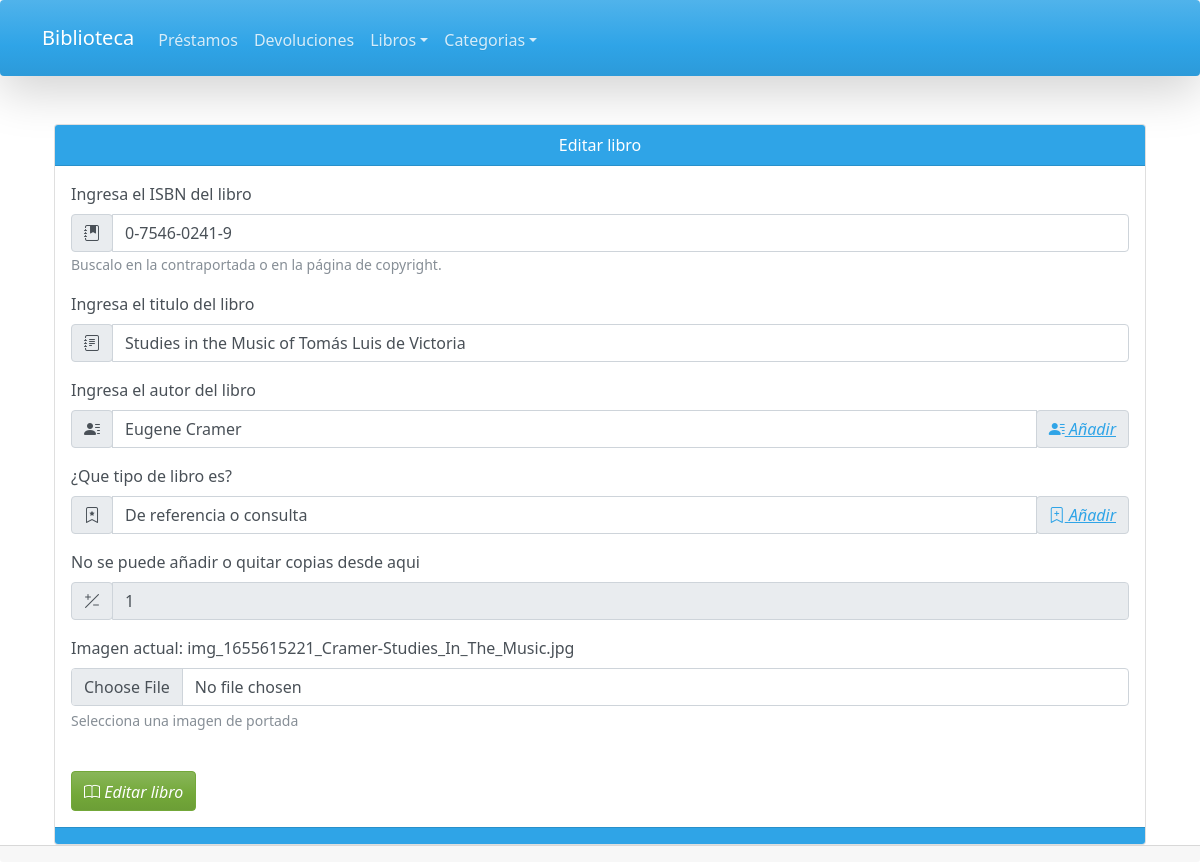
The page /resources/sections/AgregarLibros.php?id=4 on the database its author committed.
### tables this page shows
CREATE TABLE `libro` (
  `id` int(11) NOT NULL AUTO_INCREMENT,
  `isbn` varchar(18) NOT NULL,
  `titulo` varchar(50) NOT NULL,
  `idAutor` int(11) NOT NULL,
  `tipoLibro` tinyint(3) NOT NULL,
  `codigoBbliotecario` int(11) NOT NULL,
  `image` varchar(100) DEFAULT NULL,
  `estado` tinyint(1) NOT NULL DEFAULT 1,
  `fechaRegistro` datetime NOT NULL DEFAULT current_timestamp(),
  PRIMARY KEY (`id`),
  UNIQUE KEY `isbn` (`isbn`),
  KEY `codigoBbliotecario` (`codigoBbliotecario`),
  KEY `idAutor` (`idAutor`),
  KEY `tipoLibro` (`tipoLibro`),
  CONSTRAINT `libro_ibfk_1` FOREIGN KEY (`idAutor`) REFERENCES `autor` (`idAutor`),
  CONSTRAINT `libro_ibfk_2` FOREIGN KEY (`codigoBbliotecario`) REFERENCES `bibliotecario` (`codigoBbliotecario`),
  CONSTRAINT `libro_ibfk_3` FOREIGN KEY (`tipoLibro`) REFERENCES `tipos-de-libros` (`idtipoLibro`)
);

CREATE TABLE `autor` (
  `idAutor` int(11) NOT NULL AUTO_INCREMENT,
  `nombre` varchar(50) NOT NULL,
  `fechaNacimiento` date DEFAULT NULL,
  `image` varchar(100) DEFAULT NULL,
  PRIMARY KEY (`idAutor`)
);

### resources/classes/connections/ConexionBD.php (called while the page is built, shortened)
<?php
include_once $_SERVER['DOCUMENT_ROOT'] . "/Gestion Biblioteca/config.php";
class ConexionBD implements IEjecutarSQL
{
    private $pdo;
    public function __construct($host, $bd_name, $username, $password)
    {
        try {
            $this->pdo = new PDO("mysql:host=$host;dbname=$bd_name", $username, $password, [PDO::ATTR_ERRMODE => PDO::ERRMODE_WARNING]);
            if ($this->pdo instanceof PDO) {
                return $this->pdo;
            } else {
                throw new Exception(message: "Database not found");
            }
        } catch (PDOException $e) {
            die($e->getMessage());
        }
    }
    function ejecutaSQL($sql)
    {
        $query = $this->pdo->prepare($sql);
        $query->execute();
        return $query->fetchAll(PDO::FETCH_ASSOC);
    }
}

### resources/classes/controllers/Intermediario.php (called while the page is built, shortened)
<?php
include_once $_SERVER['DOCUMENT_ROOT'] . "/Gestion Biblioteca/config.php";
require_once CONNECTIONS . "/ConexionBD.php";
class Intermediario
{
    private $conexion;
    function __construct(ConexionBD $conexion = null)
    {
        $this->conexion = $conexion == null ? new ConexionBD("localhost", "bd_biblioteca", "root", "") : $conexion;
    }
    public function obtenerDeBD($valor)
    {
        $sql = "SELECT * FROM `$valor`";
        switch ($valor) {
            case 'autor':
                $listaAutores = $this->conexion->ejecutaSQL($sql);
                return $listaAutores;
                break;
            case 'tipos-de-libros':
                $listaTiposDeLibros = $this->conexion->ejecutaSQL($sql);
                return $listaTiposDeLibros;
                break;
        }
    }
    public function ejecutarSQL($sql)
    {
        return $this->conexion->ejecutaSQL($sql);
    }
}

### config.php (called while the page is built, shortened)
<?php
$config = array(
    "urls" => array(
        "baseUrl" => "http://" . $_SERVER["HTTP_HOST"] . "/Gestion Biblioteca"
    ),
    "paths" => array(
        "resources" => "/resources",
        "images" => array(
            "content" => "http://" . $_SERVER["HTTP_HOST"] . "/Gestion Biblioteca/public_html/img/content",
            "layout" => "http://" . $_SERVER["HTTP_HOST"] . "/Gestion Biblioteca/public_html/img/layout"
        )
    )
);

### resources/sections/AgregarLibros.php (the view, shortened to what this page needs)
<?php
include_once $_SERVER['DOCUMENT_ROOT'] . "/Gestion Biblioteca/config.php";
require_once CONTROLLERS . "/Intermediario.php";
include_once TEMPLATES . "/Cabecera.php";
require_once VIEWS . "/CrearComponentes.php";
$intermediario = new Intermediario();
$encabezado = "Agregar";
$agregar = true;
$isbn = "";
$titulo = "";
$idAutor = "";
$idTipoLibro = "";
$copias = 1;
if ($_GET) {
    $id = $_GET["id"];
    $encabezado = "Editar";
    $agregar = false;
    $sql = "SELECT * FROM libro WHERE id = $id";
    $libros = $intermediario->ejecutarSQL($sql);
    $isbn = $libros[0]["isbn"];
    $titulo = $libros[0]["titulo"];
    $idAutor = $libros[0]["idAutor"];
    $idTipoLibro = $libros[0]["tipoLibro"];
    $nombreImagendb = $libros[0]["image"];
}
$listaAutores = $intermediario->obtenerDeBD("autor");
$tiposDeLibros = $intermediario->obtenerDeBD("tipos-de-libros");
?>
<body>
    <div class="container align-items-center">
        <div class="container">
            <div class="card">
                <div class="card-header card-header text-white text-center bg-primary">
                    <?php echo $encabezado ?> libro
                </div>
                <div class="card-body">
                    <form action="" method="post" enctype="multipart/form-data">
                        <div class="mb-3">
                            <label class="form-label">
                                Ingresa el ISBN del libro
                            </label>
                            <div class="input-group">
                                <div class="input-group-prepend">
                                    <span class="input-group-text">
                                        <i class="bi bi-journal-bookmark-fill"></i>
                                    </span>
                                </div>
                                <input type="text" name="isbn" class="form-control"
                                    placeholder="0-0000-0000-0" value="<?php echo $isbn ?>">
                            </div>
                            <small id="helpId" class="form-text text-muted">
                                Buscalo en la contraportada o en la página de copyright.
                            </small>
                        </div>
                        <div class="mb-3">
                            <label class="form-label">
                                Ingresa el titulo del libro
                            </label>
                            <div class="input-group">
                                <div class="input-group-prepend">
                                    <span class="input-group-text">
                                        <i class="bi bi-journal-text"></i>
                                    </span>
                                </div>
                                <input type="text" name="titulo" class="form-control"
                                    placeholder="Escribe el titulo del libro"
                                    value="<?php echo $titulo ?>">
                            </div>
                        </div>
                        <div class="mb-3">
                            <label class="form-label">
                                Ingresa el autor del libro
                            </label>
                            <div class="input-group">
                                <div class="input-group-prepend">
                                    <span class="input-group-text" id="select-test">
                                        <i class="bi bi-person-lines-fill"></i>
                                    </span>
                                </div>
                                <select name="autor" class="form-control">
                                    <?php
                                    foreach ($listaAutores as $autor) {
                                    ?>
                                    <option value="<?= $autor["idAutor"] ?>"
                                        <?php echo ($autor["idAutor"] == $idAutor) ? "selected" : "" ?>>
                                        <?= $autor["nombre"]; ?></option>
                                    <?php
                                    }
                                    ?>
                                </select>
                                <div class="input-group-append">
                                    <span class="input-group-text" id="select-test">
                                        <a
                                            href="<?php echo $config["urls"]["baseUrl"] . "/resources/sections/AgregarAutor.php"; ?>"><i class="bi bi-person-lines-fill"> Añadir</i></a>
                                    </span>
                                </div>
                            </div>
                        </div>
                        <div class="mb-3">
                            <label class="form-label">
                                ¿Que tipo de libro es?
                            </label>
                            <div class="input-group">
                                <div class="input-group-prepend">
                                    <span class="input-group-text" id="select-test">
                                        <i class="bi bi-bookmark-star"></i>
                                    </span>
                                </div>
                                <select name="tipo-libro" class="form-control">
                                    <?php
                                    foreach ($tiposDeLibros as $tipolibro) {
                                    ?>
                                    <option value="<?= $tipolibro["idtipoLibro"]; ?>"
                                        <?php echo ($tipolibro["idtipoLibro"] == $idTipoLibro) ? "selected" : "" ?>>
                                        <?= $tipolibro["nombre"]; ?>
                                    </option>
                                    <?php
                                    }
                                    ?>
                                </select>
                                <div class="input-group-append">
                                    <span class="input-group-text" id="select-test">
                                        <a
                                            href="<?php echo $config["urls"]["baseUrl"] . "/resources/sections/AgregarCategorias.php"; ?>"><i class="bi bi-bookmark-plus"> Añadir</i></a>
                                    </span>
                                </div>
                            </div>
                        </div>
                        <div class="mb-3">
                            <label
                                class="form-label"><?php echo (!$agregar) ? "No se puede añadir o quitar copias desde aqui" : "Ingresa la cantidad de copias" ?>
                            </label>
                            <div class="input-group">
                                <div class="input-group-prepend">
                                    <span class="input-group-text" id="select-test">
                                        <i class="bi bi-plus-slash-minus"></i>
                                    </span>
                                </div>
                                <input type="number" class="form-control" name="copias"
                                    value="<?php echo $copias ?>"
                                    <?php echo (!$agregar) ? "disabled" : "" ?>>
                            </div>
                        </div>
                        <div class="mb-3">
                            <label for="imagen"
                                class="form-label"><?php echo (!$agregar) ? "Imagen actual: " . $nombreImagendb : "Ingresa una imagen" ?></label>
                            <input type="file" class="form-control" name="libro-imagen" id="imagen">
                            <div class="form-text">Selecciona una imagen de portada</div>
                        </div>
                        <br>
                        <button type="submit" class="btn btn-success">
                            <div class="btn-group">
                                <i class="bi bi-book">
                                    <?php echo $encabezado ?> libro
                                </i>
                            </div>
                        </button>
                    </form>
                </div>
                <div class="card-footer bg-primary text-muted">
                </div>
            </div>
        </div>
    </div>
</body>
<?php
include_once TEMPLATES . "/Pie.php";
?>

### rows shown on the page
libro: isbn "0-7546-0241-9", titulo "Studies in the Music of Tomás Luis de Victoria", autor "Eugene Cramer", tipo-libro "De referencia o consulta", image "img_1655615221_Cramer-Studies_In_The_Music.jpg"

### other values the page prints
$encabezado "Editar"
